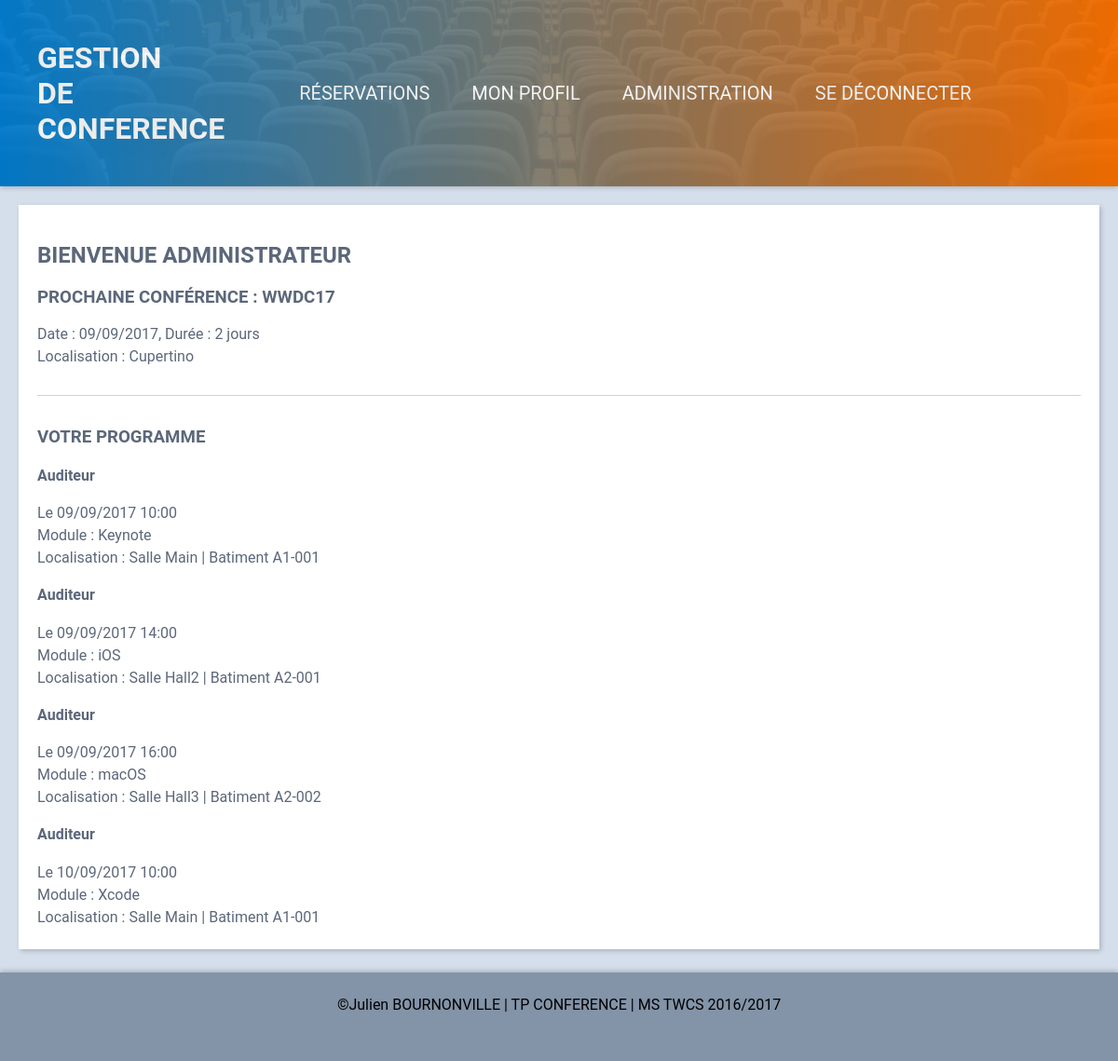
/index.php (signed in), run on the app's committed database.
### tables this page shows
CREATE TABLE users (
  id       INT PRIMARY KEY AUTO_INCREMENT,
  username VARCHAR(30),
  email    VARCHAR(255),
  password VARCHAR(255),
  name     VARCHAR(30),
  surname  VARCHAR(30),
  idRole   INT,
  themeChoice VARCHAR(30) DEFAULT 'main1.css',
  lastActiveConnection TIMESTAMP NULL,

  CONSTRAINT membres_role_id_fk FOREIGN KEY (idRole) REFERENCES roles (id)
);

CREATE TABLE events
(
  id                   INT PRIMARY KEY AUTO_INCREMENT,
  event                VARCHAR(100),
  address              VARCHAR(255),
  description          TEXT,
  eventDate            DATE,
  duration             INT,
  nbSlotsPerDay        INT,
  nbSpeakerMaxByModule INT,
  bookingOpen          BOOLEAN         DEFAULT FALSE
);

CREATE TABLE sessions (
  id          INT PRIMARY KEY AUTO_INCREMENT,
  idModule    INT,
  idHall      INT,
  idSlot      INT,
  mainSession BOOLEAN         DEFAULT FALSE,

  CONSTRAINT session_slot_id_fk FOREIGN KEY (idSlot) REFERENCES slots (id),
  CONSTRAINT session_module_id_fk FOREIGN KEY (idModule) REFERENCES modules (id),
  CONSTRAINT session_hall_id_fk FOREIGN KEY (idHall) REFERENCES halls (id)
);

CREATE TABLE slots
(
  id      INT PRIMARY KEY AUTO_INCREMENT,
  idEvent INT,
  slot    DATETIME,

  CONSTRAINT session_event_id_fk FOREIGN KEY (idEvent) REFERENCES events (id)
);

CREATE TABLE modules
(
  id          INT PRIMARY KEY AUTO_INCREMENT,
  module      VARCHAR(100),
  description TEXT
);

CREATE TABLE halls
(
  id       INT PRIMARY KEY AUTO_INCREMENT,
  hall     VARCHAR(30),
  building VARCHAR(60),
  picture  TEXT,
  capacity INT
);

### class/Session.php (called while the page is built, shortened)
<?php
class Session
{
    public function getParams($key)
    {
        if (isset($_SESSION[$key])) {
            return $_SESSION[$key];
        }
        return false;
    }
}

### class/Database.php (called while the page is built, shortened)
<?php
class Database
{
    private $connection;
    public function __construct($login, $password, $databaseName, $host)
    {
        $this->connection = new PDO("mysql:dbname=$databaseName;host=$host", $login, $password);
        $this->connection->setAttribute(PDO::ATTR_DEFAULT_FETCH_MODE, PDO::FETCH_OBJ);
        $this->connection->setAttribute(PDO::ATTR_ERRMODE, PDO::ERRMODE_EXCEPTION);
    }
    public function query($query, $params = false)
    {
        if ($params) {
            $res = $this->connection->prepare($query);
            $res->execute($params);
        } else {
            $res = $this->connection->query($query);
        }
        return $res;
    }
}

### class/App.php (called while the page is built, shortened)
<?php
class App
{
    private static $dbUser = 'root';
    private static $dbPassword = 'root';
    private static $dbHost = 'localhost';
    private static $dbName = 'event_booking';
    private static $database = null;
    public static function dbConnection()
    {
        if (!self::$database) {
            self::$database = new Database(self::$dbUser, self::$dbPassword, self::$dbName, self::$dbHost);
        }
        return self::$database;
    }
    public static function dateFormat($date)
    {
        $datec = date_create($date);
        return date_format($datec, 'd/m/Y');
    }
    public static function dateHourFormat($date)
    {
        $datec = date_create($date);
        return date_format($datec, 'd/m/Y H:i');
    }
}

### inc/app.php (called while the page is built, shortened)
<?php
$session = Session::getInstance();
$db = App::dbConnection();
$auth = Users::getInstance($session->getParams('user'), $db);

### class/Users.php (called while the page is built, shortened)
<?php
class Users extends Table
{
    private $id;
    private $username;
    private $name;
    private $surname;
    private static $instance;
    public function __construct($user)
    {
        $this->id = $user->id;
        $this->username = $user->username;
        $this->name = $user->name;
        $this->surname = $user->surname;
    }
    public static function getInstance($userId, $db)
    {
        if (is_null(self::$instance)) {
            $user = $db->query("SELECT * FROM users WHERE id = ?", [$userId])->fetch();
            self::$instance = new Users($user);
        }
        return self::$instance;
    }
    public function getLongName()
    {
        if (isset($this->name) && isset($this->name)) {
            return $this->surname . " " . $this->name;
        }
        return $this->username;
    }
    public function getId()
    {
        return $this->id;
    }
}

### class/Events.php (called while the page is built, shortened)
<?php
class Events extends Table
{
    public static function getNextEvent($db)
    {
        $req = $db->query("SELECT * FROM events WHERE eventDate >= CURRENT_DATE ORDER BY eventDate;");
        return $req->fetch();
    }
}

### class/Sessions.php (called while the page is built, shortened)
<?php
class Sessions extends Table
{
    public static function getUserSessions($db, $idUser)
    {
        $query = "SELECT * FROM  (SELECT *, 'auditor' AS type FROM sessions_auditors   UNION   SELECT * , 'speaker' AS type FROM sessions_speakers)  AS t INNER JOIN sessions ON idSession = sessions.id INNER JOIN slots ON sessions.idSlot = slots.id    WHERE idUser = ? ORDER BY slot ASC ";
        return $db->query($query, [$idUser])->fetchAll();
    }
}

### class/Table.php (called while the page is built, shortened)
<?php
class Table
{
    protected static $table;
    public static function getById($db, $id)
    {
        $req = $db->query("SELECT * from " . static::$table . " WHERE id = ?", [$id]);
        return $req->fetch();
    }
}

### index.php (the view, shortened to what this page needs)
<?php
require 'inc/app.php';
$event = Events::getNextEvent($db);
require 'inc/header.php';
?>
    <div class="page-content">
        <h2>Bienvenue <?php echo $auth->getLongName() ?></h2>
        <h3>Prochaine conférence : <?= $event->event ?></h3>
        <p>Date : <?= App::dateFormat($event->eventDate) ?>, Durée : <?= $event->duration ?> jours</p>
        <p>Localisation : <?= $event->address ?></p>
        <hr>
        <h3>Votre programme</h3>
        <?php
        $sessions = Sessions::getUserSessions($db, $auth->getId());
        foreach ($sessions as $session){
            $module = Modules::getById($db, $session->idModule);
            $hall = Halls::getById($db, $session->idHall);
            $slot = Slots::getById($db, $session->idSlot);
            if ($session->type == 'auditor'){
                ?>
                    <h4>Auditeur</h4>
                <?php
            }else{
                ?>
                <h4>Conférencier</h4>
                <?php
            }
            ?>
                <p>Le <?= App::dateHourFormat($slot->slot) ?></p>
                <p>Module : <?= $module->module ?></p>
                <p>Localisation : Salle <?= $hall->hall ?> | Batiment <?= $hall->building ?></p>
            <?php
        }
        ?>
    </div>
<?php
require 'inc/footer.php';
?>

### css/main1.css (style rules this page uses)
html { height: 100%; }
body { min-height: 100%; padding: 0 0 100px; margin: 0; font-family: Roboto, sans-serif; background-color: #D5DFEB; box-sizing: border-box; position: relative; }
hr { display: block; height: 1px; border: 0; border-top: 1px solid #C9D3DF; margin: 2em 0; padding: 0; }
h1, h2, h3 { text-transform: uppercase; }
.page-content { margin: 20px; padding: 20px; width: auto; background-color: #fff; color: #5C677A; box-shadow: 2px 2px 5px rgba(0, 0, 0, 0.2); }
p { margin: 5px 0; }

### data on the page
users: $auth->getLongName() "ADMINISTRATEUR"
events: event "WWDC17", eventDate "09/09/2017", duration "2", address "Cupertino"
sessions: idSlot.slot "09/09/2017 10:00", idModule.module "Keynote", idHall.hall "Main", idHall.building "A1-001"
sessions: idSlot.slot "09/09/2017 14:00", idModule.module "iOS", idHall.hall "Hall2", idHall.building "A2-001"
sessions: idSlot.slot "09/09/2017 16:00", idModule.module "macOS", idHall.hall "Hall3", idHall.building "A2-002"
sessions: idSlot.slot "10/09/2017 10:00", idModule.module "Xcode", idHall.hall "Main", idHall.building "A1-001"
